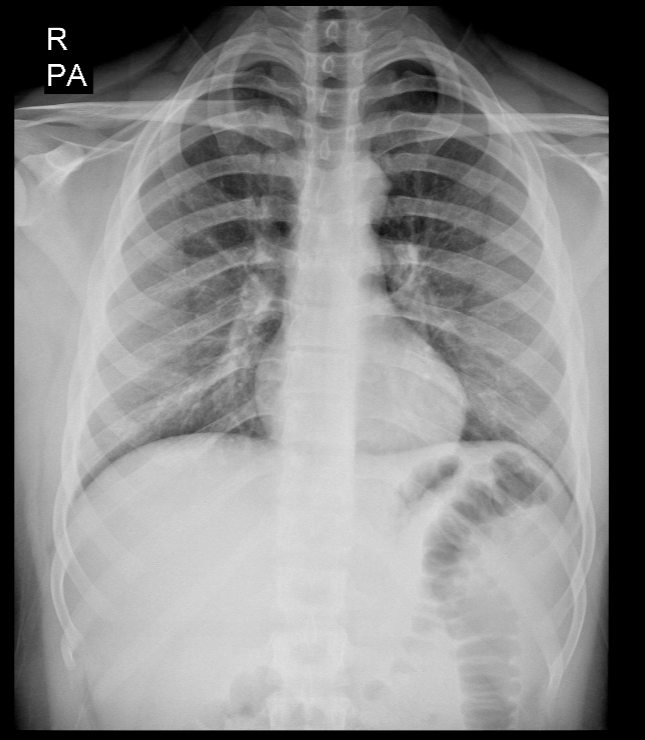
#> input picture Week 5/akciger.png, 645 x 740 px
$ jupyter execute --allow-errors week_5.ipynb   (older library calls are emulated)
#> lines starting #> are read from the running program, lines starting #| are printed output that depends on the picture
[cell 1]
import cv2
import matplotlib.pyplot as plt
import numpy as np
import sys

[cell 2]
image = cv2.imread('akciger.png')
#> image is the input picture: shape (740, 645, 3); min 0, max 255, mean 137.1
kernel1 = np.ones((5, 5), np.float32)/30
img = cv2.filter2D(src=image, ddepth=-1, kernel=kernel1)
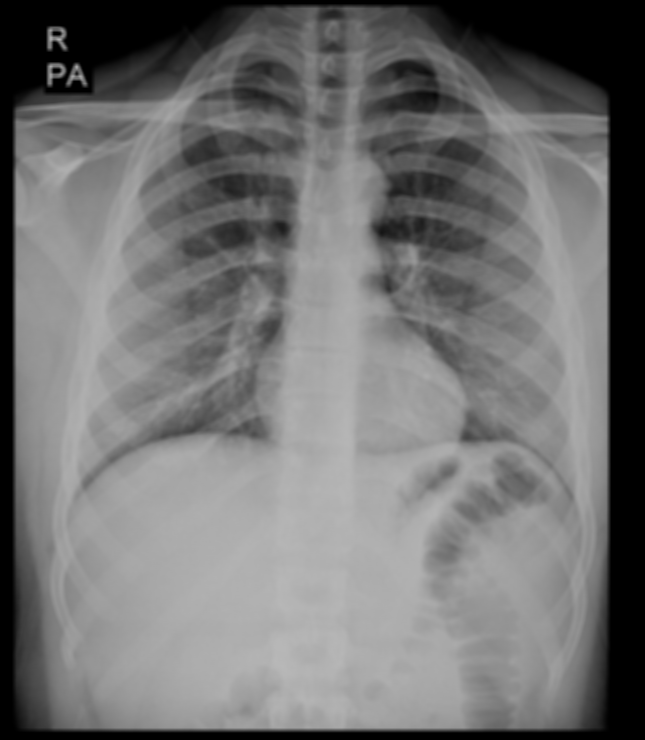
#> img: shape (740, 645, 3); min 0, max 184, mean 114.2

res = np.hstack((image,img))
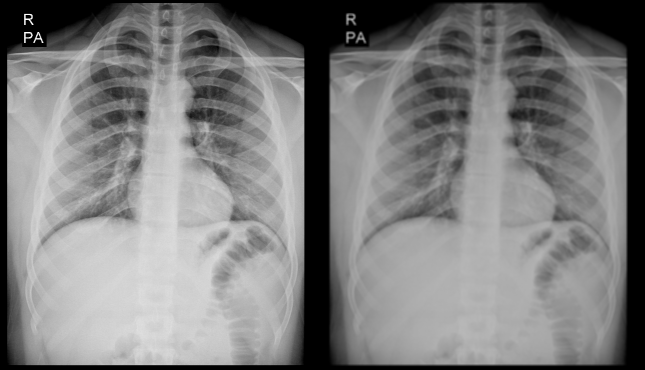
#> res: shape (740, 1290, 3) (shown at 1/2 size); min 0, max 255, mean 125.7
plt.imshow(res)
plt.show()

[cell 3]
img = cv2.imread("test5.png")
#> (the rest of this cell did not finish here and is left out)

[cell 4]
ddepth = cv2.CV_16S
kernel_size = 3
src= cv2.imread(cv2.samples.findFile('moon.png'), cv2.IMREAD_COLOR) # Load an image
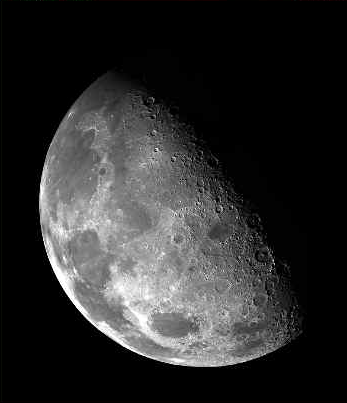
#> input picture Week 5/moon.png, 347 x 403 px
#> src is the input picture: shape (403, 347, 3); mean B, G, R 43.9, 43.9, 43.9
src = cv2.GaussianBlur(image, (3, 3), 0)
#> src: shape (740, 645, 3)
src_gray = cv2.cvtColor(src, cv2.COLOR_BGR2GRAY)
dst = cv2.Laplacian(src_gray, ddepth, ksize=kernel_size)
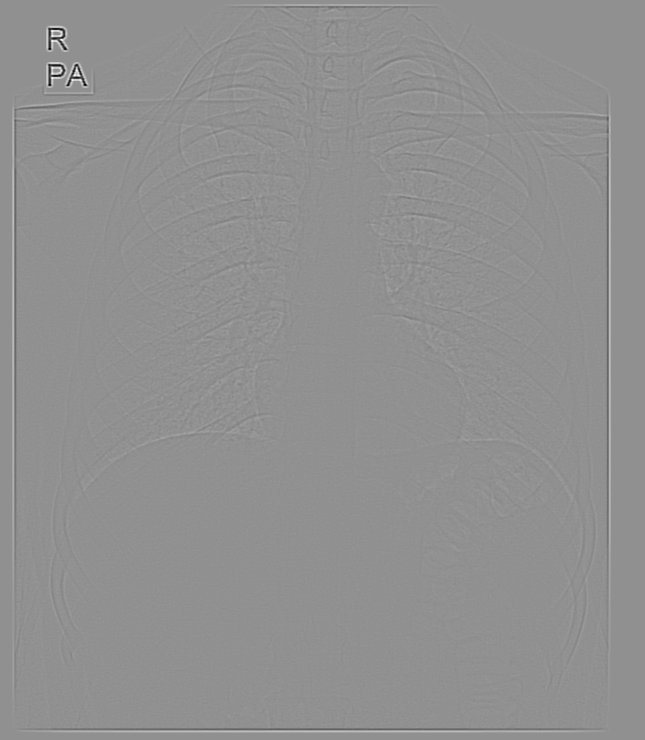
#> dst: shape (740, 645) int16; min -614, max 466, mean 0; drawn with min black and max white
abs_dst = cv2.convertScaleAbs(dst)
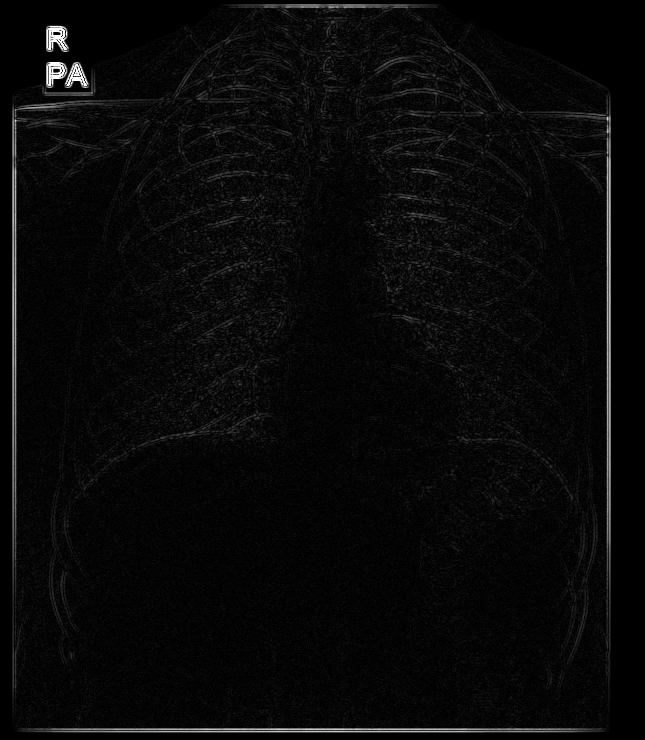
#> abs_dst: shape (740, 645); min 0, max 255, mean 8.8
plt.imshow(image)
plt.show()
plt.imshow(abs_dst)
plt.show()
